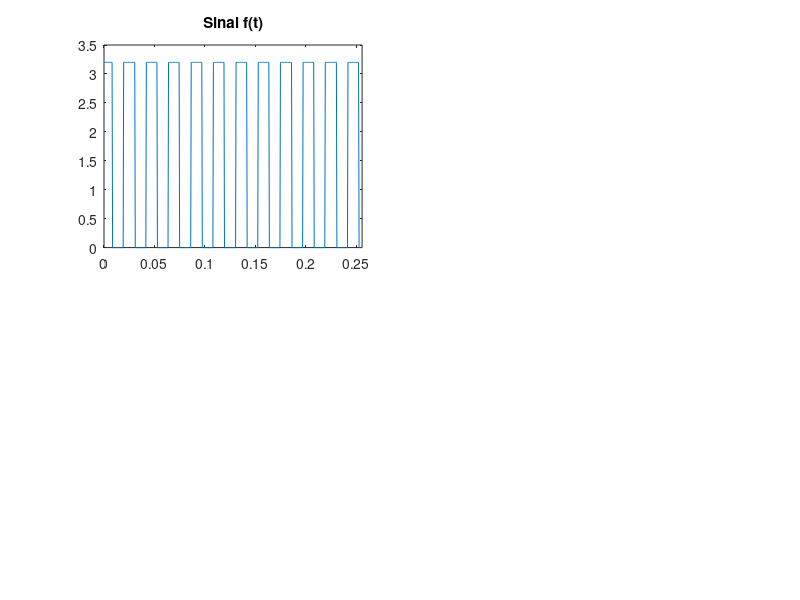

Source code (MATLAB): (Note: this script raises an error after producing the figure.)
% TCC - Desempenho comparativo entre as transformadas de Hartley e Fourier
% Desenvolvido por Junio Cesar Ferreira
% 08/08/2016

Fs = 2000;                    % Sampling frequency
T = 1/Fs;                     % Sample time
N = 512;                      % Length of signal
t = (0:N-1)*T;                % Time vector
w0= 45*2*pi;
fi = pi/4;
    
x = 3.2*(square(w0*t+fi)+1)/2;

w = 0.54-0.46*cos(t*2*pi/(N*T));

subplot(2,2,1);
plot(t,x);
title('Sinal f(t)');
xlim([0,N*T]);
ylim([0,3.5]);

f = Fs/2*linspace(0,1,N/2+1);

X = DFT(x,N);
A2 = X(1:N/2+1);
subplot(2,2,2);
graf=plot(f,A2);
set(graf,'Color','blue','LineWidth',2);
ylim([0,1]);
title('DFT (F)');
grid on;

for n=1:N
    w(n)=w(n)*x(n);
end

subplot(2,2,3);
plot(t,w);
title('Sinal janelado f(t)w(t) Janela de Hamming');
xlim([0,N*T]);
ylim([0,3.5]);

f = Fs/2*linspace(0,1,N/2+1);

X = DFT(w,N);
A2 = X(1:N/2+1);
subplot(2,2,4);
graf=plot(f,A2);
set(graf,'Color','blue','LineWidth',2);
title('DFT (W*F)');
grid on;
